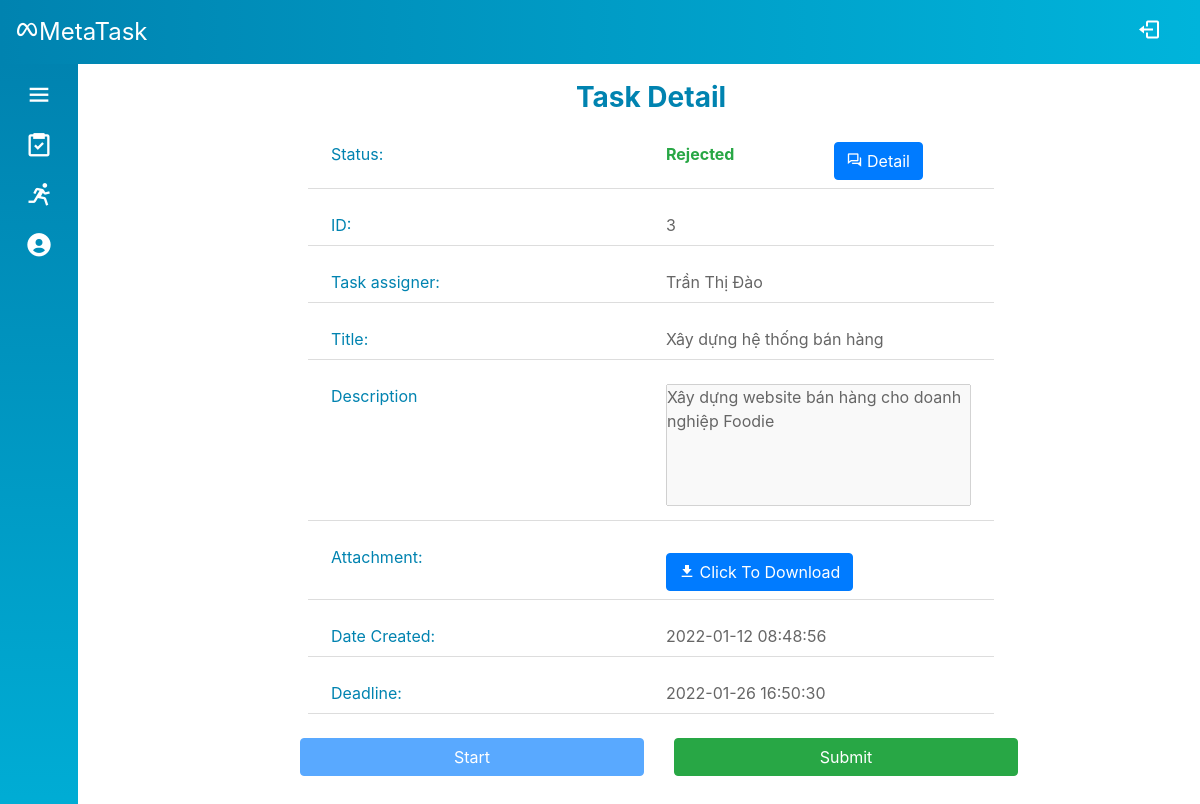
/Source/mvc/index.php?controller=task&action=viewStaff&id=3 (signed in), run on the app's committed database.
### tables this page shows
CREATE TABLE `task` (
  `id` int(6) UNSIGNED NOT NULL,
  `manager_id` int(6) UNSIGNED NOT NULL,
  `staff_id` int(6) UNSIGNED NOT NULL,
  `title` varchar(100) NOT NULL,
  `description` varchar(1000) DEFAULT NULL,
  `status` varchar(30) DEFAULT 'New',
  `rating` varchar(10) DEFAULT NULL,
  `date_created` timestamp NOT NULL DEFAULT current_timestamp(),
  `deadline` datetime NOT NULL
);

CREATE TABLE `account_info` (
  `id` int(6) UNSIGNED NOT NULL,
  `firstname` varchar(30) NOT NULL,
  `lastname` varchar(30) NOT NULL,
  `email` varchar(50) DEFAULT NULL,
  `phone` varchar(30) DEFAULT NULL,
  `avatar` varchar(200) DEFAULT NULL,
  `department` int(6) UNSIGNED NOT NULL
);

### Source/mvc/controllers/base_controller.php (called while the page is built, shortened)
<?php
    class BaseController {
        protected $name;
        public function render($view, $data = array()) {
            extract($data);
            require_once('views/' .$this->name . '/' . $view . '.php');
            require_once('views/layout/template.php');
        }
    }
?>

### Source/mvc/route.php (called while the page is built, shortened)
<?php
$obj = new $className();
$obj->$action();

### Source/mvc/index.php (called while the page is built, shortened)
<?php
require_once('route.php');

### Source/mvc/models/Task.php (called while the page is built, shortened)
<?php
class TaskRecord
{
    public static function getLatestRejected($taskID)
    {
        $sql = "SELECT * FROM task_record WHERE task_id = :taskID AND status = 'Rejected' ORDER BY id DESC LIMIT 1";
        $conn = DB::getConnection();
        $stm = $conn->prepare($sql);
        $stm->execute(array('taskID' => $taskID));
        if ($item = $stm->fetch()) {
            return new TaskRecord($item['id'], $item['task_id'], $item['person_id'], $item['status'], $item['note'], $item['file_name'], $item['file'], $item['date']);
        }
        return null;
    }
}
class Task
{
    public function __construct(
        $id,
        $managerID,
        $staffID,
        $title,
        $description,
        $status,
        $rating,
        $date,
        $deadline,
    ) {
        $this->id = $id;
        $this->title = $title;
        $this->description = $description;
        $this->status = $status;
        $this->date = $date;
        $this->deadline = $deadline;
    }
    public static function getAssignedTask($id, $staffID)
    {
        $sql = "SELECT * FROM task WHERE staff_id = :staffID AND id = :id AND status <> 'Canceled'";
        $conn = DB::getConnection();
        $stm = $conn->prepare($sql);
        $stm->execute(array('id' => $id, 'staffID' => $staffID));
        if ($item = $stm->fetch()) {
            return new Task($item['id'], $item['manager_id'], $item['staff_id'], $item['title'], $item['description'], $item['status'], $item['rating'], $item['date_created'], $item['deadline']);
        }
        return null;
    }
    public static function getFile($taskID)
    {
        $sql = "SELECT file_name, file FROM task_record WHERE task_id = :taskID AND status='new'";
        $conn = DB::getConnection();
        $stm = $conn->prepare($sql);
        $stm->execute(array('taskID' => $taskID));
        if ($item = $stm->fetch()) {
            return $item;
        }
        return null;
    }
    public static function getRejectedDetail($taskID)
    {
        return TaskRecord::getLatestRejected($taskID);
    }
}

### Source/mvc/models/User.php (called while the page is built, shortened)
<?php
class User
{
    public static function getFullName($id)
    {
        $sql = "select firstname, lastname from account_info where id = :id";
        $conn = DB::getConnection();
        $stm = $conn->prepare($sql);
        $stm->execute(array('id' => $id));
        if ($item = $stm->fetch()) {
            return $item['lastname'] . ' ' . $item['firstname'];
        }
        return null;
    }
}

### Source/mvc/views/task/viewStaff.php (the view, shortened to what this page needs)
<?php
$s = $data['task'];
$taskFile = Task::getFile($s->id);
if ($taskFile == null || !empty($taskFile['file'])) {
    $file = $taskFile['file'];
    $file_name = $taskFile['file_name'];
    $href = "href='$file'";
    $download = "download='$file_name'";
    $title = "title='$file_name'";
    $disabled = "";
} else {
    $href = "";
    $download = "";
    $title = "title='NO FILE!'";
    $disabled = "disabled";
}
$rejectedData = null;
if ($s->status == 'Rejected') {
    $rejectedData = Task::getRejectedDetail($s->id);
}
?>
<div class="container-fluid">
    <div class="row">
        <div class="col-12 col-md-8 offset-md-2">
            <div class="profile-info">
                <div class="info-header">Task Detail</div>
                <div class="info-body">
                    <ul class="info-list">
                        <li class="row">
                            <div class="col-12 col-md-6 info-label">Status:</div>
                            <div class="col-6 col-md-3 info-content text-success font-weight-bold" id="task-viewStaff-status">
                                <?= $s->status ?>
                            </div>
                            <div class="col-6 col-md-3 info-content text-success font-weight-bold">
                                <button class="btn btn-primary" data-toggle="modal" data-target="#task-rejected-detail-modal" id="task-rejected-detail-btn">
                                    <i class='bx bx-conversation'></i> Detail</button>
                            </div>
                            <?php
                            $html = ob_get_clean();
                            if ($rejectedData) {
                                echo $html;
                            }
                            ?>
                        </li>
                        <li class="row">
                            <div class="col-12 col-md-6 info-label">
                                ID:
                            </div>
                            <div class="col-12 col-md-6 info-content" id="task-id">
                                <?= $s->id ?>
                            </div>
                        </li>
                        <li class="row">
                            <div class="col-12 col-md-6 info-label">Task assigner:</div>
                            <div class="col-12 col-md-6 info-content">
                                <?= User::getFullName($s->managerID) ?>
                            </div>
                        </li>
                        <li class="row">
                            <div class="col-12 col-md-6 info-label">Title:</div>
                            <div class="col-12 col-md-6 info-content">
                                <?= $s->title ?>
                            </div>
                        </li>
                        <li class="row">
                            <div class="col-12 col-md-6 info-label">Description</div>
                            <div class="col-12 col-md-6 info-content">
                                <textarea class="info-content w-100" style="resize: none" rows="5" disabled><?= $s->description  ?></textarea>
                        </li>
                        <li class="row">
                            <div class="col-12 col-md-6 info-label">Attachment:</div>
                            <div class="col-12 col-md-6 info-content">
                                <a <?= $href ?> <?= $download ?> <?= $title ?>>
                                    <button class="btn btn-primary mt-2 <?= $disabled ?>">
                                        <i class='bx bxs-download'></i> Click To Download
                                    </button>
                                </a>
                            </div>
                        </li>
                        <li class="row">
                            <div class="col-12 col-md-6 info-label">Date Created:</div>
                            <div class="col-12 col-md-6 info-content">
                                <?= $s->date ?>
                            </div>
                        </li>
                        <li class="row">
                            <div class="col-12 col-md-6 info-label">Deadline:</div>
                            <div class="col-12 col-md-6 info-content">
                                <?= $s->deadline ?>
                            </div>
                        </li>
                        <div class="row">
                            <div class="col-12 col-md-6">
                                <button class="btn btn-primary m-2 w-100" data-toggle="modal" data-target="#task-start-modal" id="task-start-modal-btn">
                                    Start
                                </button>
                            </div>
                            <div class="col-12 col-md-6">
                                <button class="btn btn-success m-2 w-100" id="task-submit-modal-btn" data-toggle="modal" data-target="#task-submit-modal">
                                    Submit
                                </button>
                            </div>
                        </div>
                    </ul>
                </div>
            </div>
        </div>
    </div>
</div>

### Source/mvc/style.css (style rules this page uses)
* { padding: 0; margin: 0; box-sizing: border-box; list-style-type: none; }
body { position: relative; min-height: 100vh; width: 100%; }
.profile-info, .profile-img { height: 360px; }
.modal .modal-header .modal-title, .profile-info .info-header { text-align: center; font-size: 28px; font-weight: 700; color: #0083b0; }
.profile-info .info-list li { margin: 16px; padding: 8px; border-bottom: 1px solid #ddd; }
.profile-info .info-list .info-label { color: #0083b0; }
.profile-info .info-list .info-content { color: #666; }

### data on the page
task: status "Rejected", id "3", manager.firstname "Trần Thị Đào", title "Xây dựng hệ thống bán hàng", description "Xây dựng website bán hàng cho doanh nghiệp Foodie", date_created "2022-01-12 08:48:56", deadline "2022-01-26 16:50:30"
